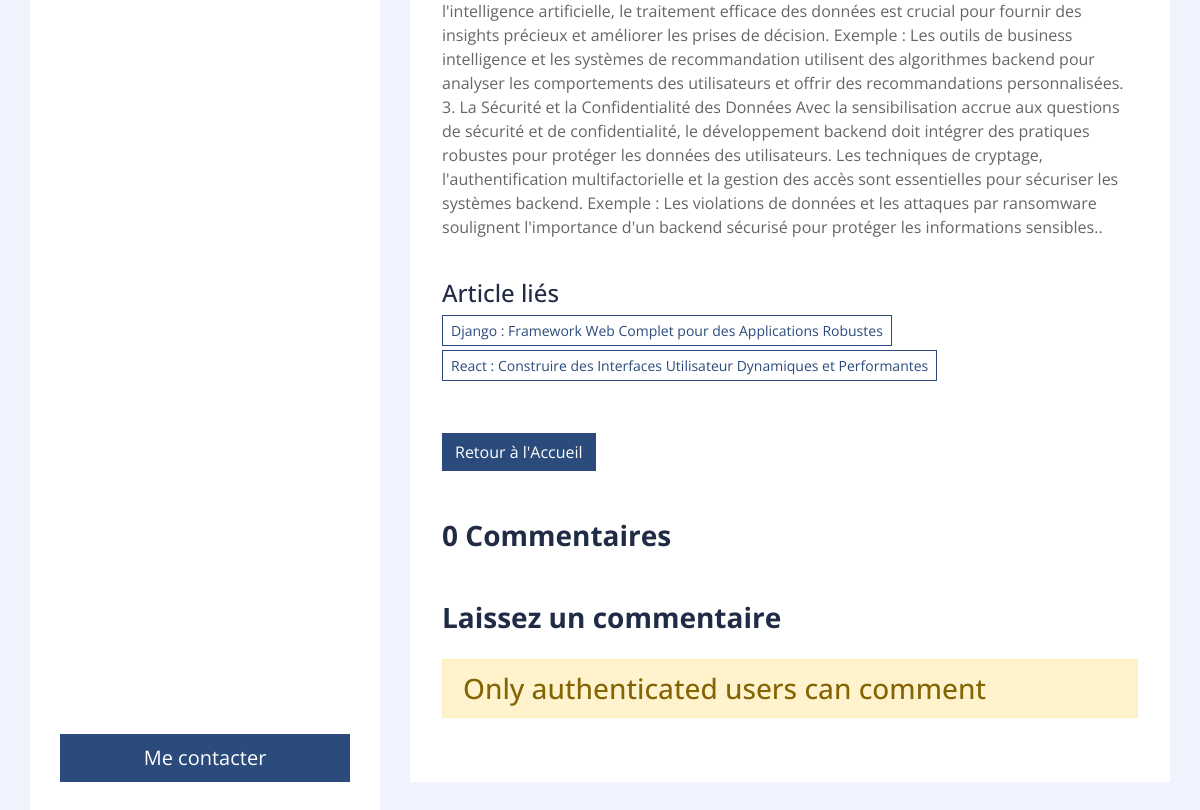
The app's page /detail-article/1/ (lower part), older data.
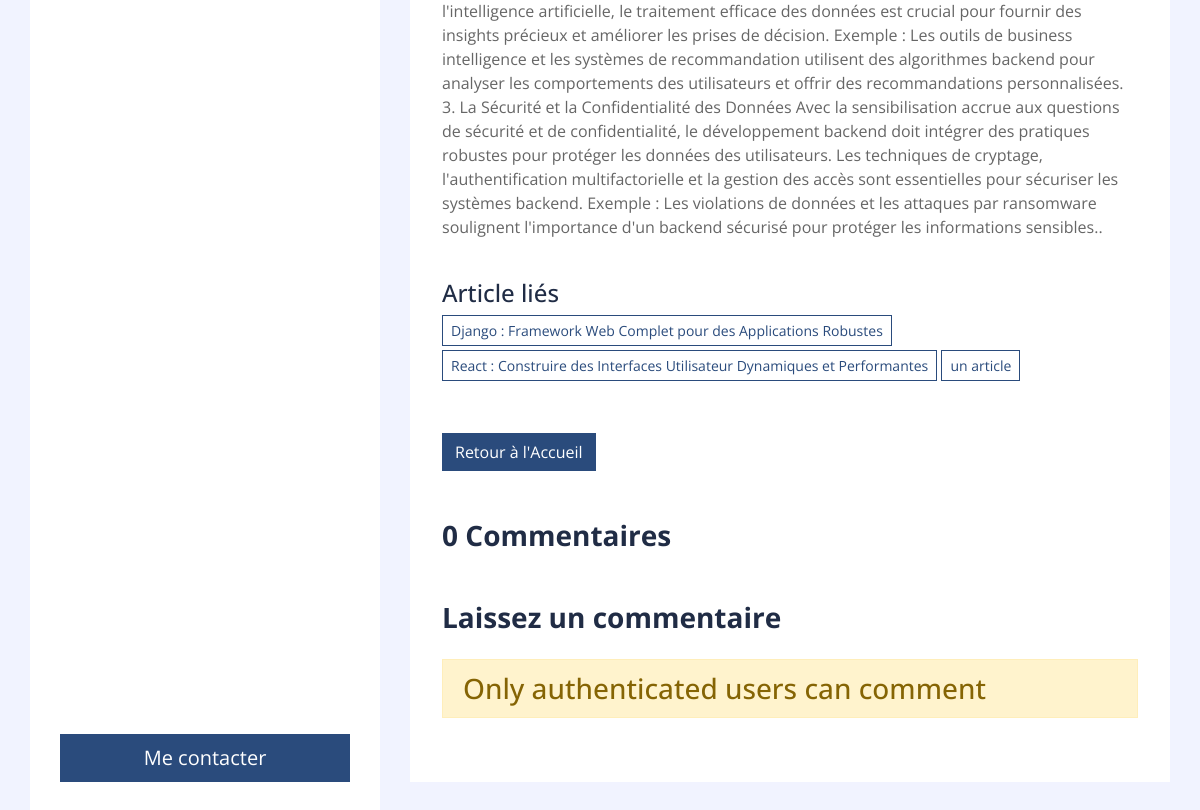
The same page, newer data.
### blogApp/models.py (models this page shows, shortened)
class Article(models.Model):
    title = models.CharField(max_length = 150)
    content = models.TextField()
    date = models.DateTimeField(auto_now=True, auto_now_add=False)
    image = models.ImageField(upload_to='image-blog', height_field=None, width_field=None, max_length=100)
    category = models.ManyToManyField(Category)
    user = models.ForeignKey(User,on_delete=models.CASCADE)
    class Meta:
        ordering = ('date',)

### blogApp/views.py (the view, shortened to what this page needs)
# urls.py: path('detail-article/<int:pk>/',ArticleDetailView.as_view(),name="detail-article"),
class ArticleDetailView(DetailView):
    model = Article
    template_name = 'blogApp/article_detail.html'
    context_object_name = 'article'
    def get_context_data(self, **kwargs):
        context = super().get_context_data(**kwargs)
        article = self.object
        categories = article.category.all()
        related_articles = Article.objects.filter(category__in=categories).exclude(pk=article.pk).distinct()
        comments = Comment.objects.filter(article=article)
        context['comment_form'] = CommentForm()
        context['comments'] = comments
        context['related_articles'] = related_articles
        return context

### blogApp/templates/blogApp/article_detail.html (shortened to what this page needs)
{% extends "base.html" %}
{% load static %}
{% block containt %}
     <div class="container py-5 px-2 bg-white">
        <div class="row px-4">
            <div class="col-12">
                <p>{{article.content|slice:'200:'}}.</p>
            </div>
            <div class="col-12 py-4">
                <h4>Article liés</h4>
                {% if related_articles %}
                    {% for ar in related_articles %}
                        <a href="{% url 'detail-article' ar.pk %}" class="btn btn-sm btn-outline-primary mb-1">{{ar.title}}</a>
                    {% endfor %}
                {% else %}
                    <p class="alert alert-info">Accun autre article lié cet article</p>
                {% endif %}
            </div>
            <div class="col-12 py-4">
               <a class="btn btn-primary" href="{% url 'home' %}">Retour à l'Accueil</a>
            </div>
            <div class="col-12 py-4">
                <h3 class="mb-4 font-weight-bold">{{article.comment_set.count}} Commentaires</h3>
            </div>
            <div class="col-12">
                <h3 class="mb-4 font-weight-bold">Laissez un commentaire</h3>
               {% if user.is_authenticated %}
                <form method="post">
                    {% csrf_token %}
                    <div class="form-group">
                        <label for="id_content">Comment</label>
                        {{ comment_form.content }}
                        {{ comment_form.content.errors }}
                    </div>
                    <button type="submit" class="btn btn-primary">Commenter</button>
                </form>
                {% else %}
                    <h3 class="alert alert-warning">Only authenticated users can comment</h3>
                {% endif %}
            </div>
        </div>
    </div>
{% endblock containt %}

Row changes from the older to the newer data that the page shows:
added Article: title "un article"
